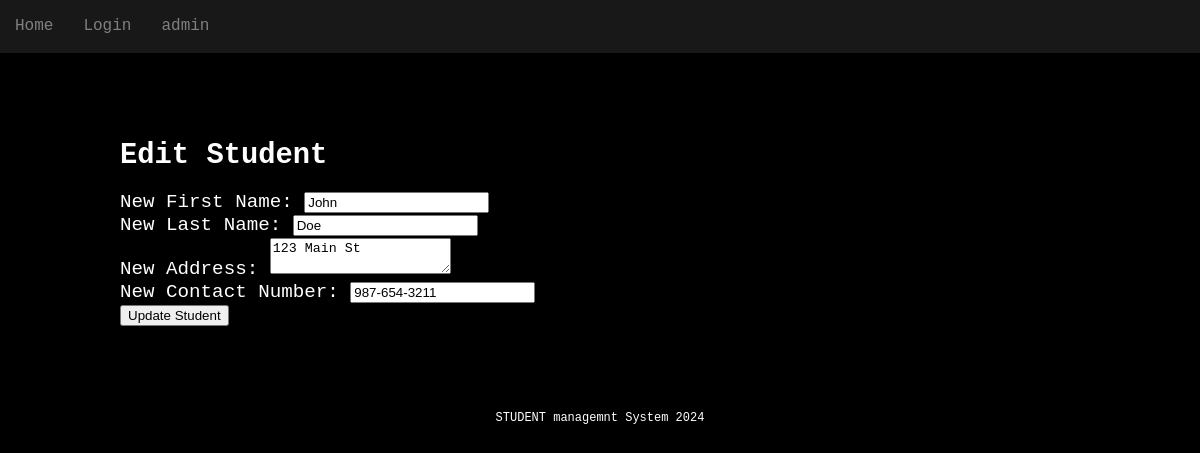
Screenshot of /editstudent.php?studentId=1 (signed in) with the database file from the repository.
### tables this page shows
CREATE TABLE Students (
    StudentID INT PRIMARY KEY AUTO_INCREMENT,
    FirstName VARCHAR(50) NOT NULL,
    LastName VARCHAR(50) NOT NULL,
    Address VARCHAR(255),
    ContactNumber VARCHAR(15),
    BranchID INT,
    Password VARCHAR(255) NOT NULL,
    CONSTRAINT fk_students_branch FOREIGN KEY (BranchID) REFERENCES Branches(BranchID)
);

### src/editstudent.php (the view, shortened to what this page needs)
<?php
include_once('header.php');
$db = new PDO('mysql:host=localhost;dbname=ruas3', 'root', '');
if (isset($_GET['studentId'])) {
    $studentID = $_GET['studentId'];
    $query = "SELECT * FROM Students WHERE StudentID = ?";
    $stmt = $db->prepare($query);
    $stmt->execute([$studentID]);
    $student = $stmt->fetch(PDO::FETCH_ASSOC);
} else {
    header('Location: admin_Dashboard.php');
    exit;
}
?>
<!DOCTYPE html>
<html lang="en">
<head>
</head>
<body>
    <?php include_once('header.php'); ?>
    <section class="main-content">
        <h2>Edit Student</h2>
        <form action="editStudent.php?studentId=<?php echo $student['StudentID']; ?>" method="post">
            <label for="newFirstName">New First Name:</label>
            <input type="text" id="newFirstName" name="newFirstName" value="<?php echo $student['FirstName']; ?>" required><br>
            <label for="newLastName">New Last Name:</label>
            <input type="text" id="newLastName" name="newLastName" value="<?php echo $student['LastName']; ?>" required><br>
            <label for="newAddress">New Address:</label>
            <textarea id="newAddress" name="newAddress" required><?php echo $student['Address']; ?></textarea><br>
            <label for="newContactNumber">New Contact Number:</label>
            <input type="tel" id="newContactNumber" name="newContactNumber" value="<?php echo $student['ContactNumber']; ?>" required><br>
            <button type="submit">Update Student</button>
        </form>
    </section>
    <?php include_once('footer.php'); ?>
</body>
</html>

### src/style.css (style rules this page uses)
body { margin: 0; background-color: black; color: white; font-family: "Lucida Console", Monaco, monospace; line-height: 1.45em; }
.main-content { margin: 12% 10% 4% 10%; text-align: left; font-size: 1.20em; }

### rows the page displays
students: newFirstName "John", newLastName "Doe", newAddress "123 Main St", newContactNumber "987-654-3211"
